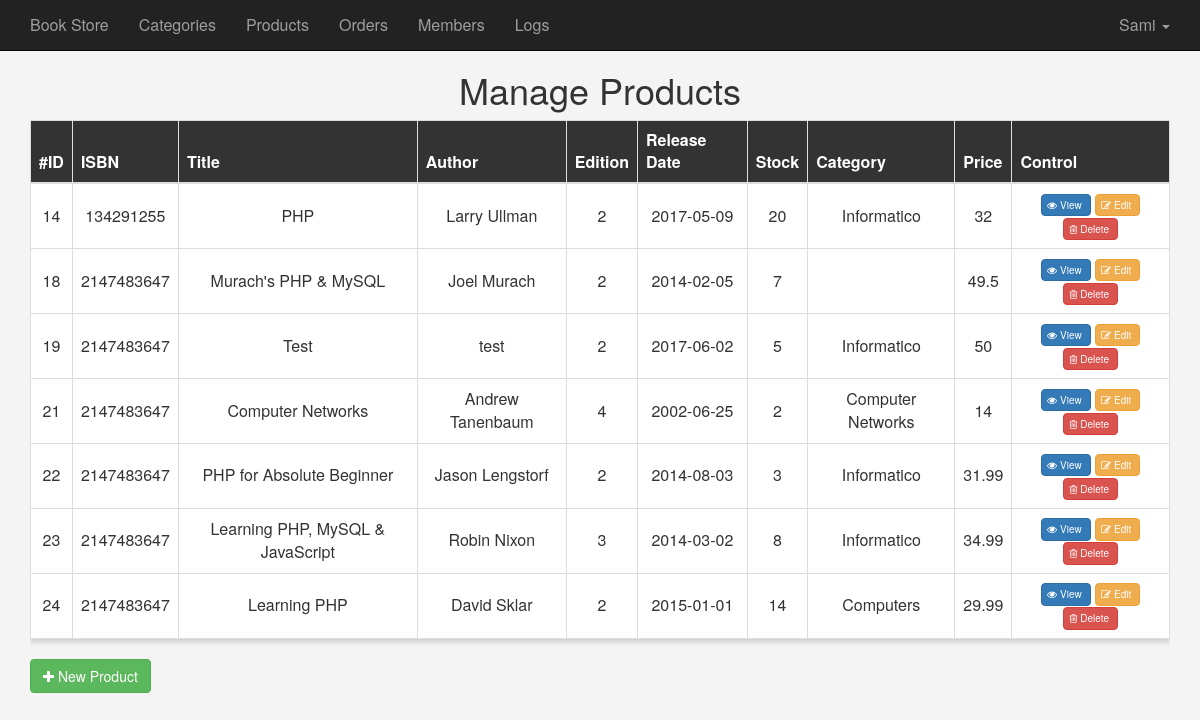
Page /admin/products.php (signed in) on the committed database.
### tables this page shows
CREATE TABLE `product` (
  `product_id` int(11) NOT NULL,
  `isbn` int(11) DEFAULT NULL,
  `title` varchar(45) DEFAULT NULL,
  `author` varchar(45) DEFAULT NULL,
  `edition` tinyint(2) DEFAULT NULL,
  `release_date` date DEFAULT NULL,
  `product_img` varchar(45) DEFAULT NULL,
  `stock` int(11) DEFAULT NULL,
  `publisher_id` int(11) NOT NULL,
  `price` float DEFAULT NULL
);

CREATE TABLE `category` (
  `category_id` int(11) NOT NULL,
  `category_name` varchar(45) DEFAULT NULL
);

### admin/includes/languages/english.php (called while the page is built)
<?php
function lang($phrase) {
	static $lang = array(
		'HOME_ADMIN' => 'Book Store',
		'CATEGORIES' => 'Categories',
		'ITEMS'		 => 'Products',
		'ORDERS' 	 => 'Orders',
		'MEMBERS'	 => 'Members',
		'LOGS'		 => 'Logs',
		'TOTAL MEMBERS' => 'Total Members',
		'TOTAL ITEMS'	=> 'Total Products',
		'NEW ORDERS'	=> 'New Orders',
		'TOTAL REVIEWS' => 'Total Comments',
		'MORE INFO'		=> 'More info',
		'LATEST USERS'  => 'Latest registerd users',
		'LATEST ITEMS' => 'Latest Products'
		);
	return $lang[$phrase];
}

### admin/products.php (the view, shortened to what this page needs)
<?php
if(isset($_SESSION['username'])) {
	include 'init.php';
	$do = isset($_GET['do']) ? $_GET['do'] : 'Manage';
	if ($do == 'Manage') {
			$sql = "SELECT product.product_id product_id, isbn, title, author, edition,release_date, stock, price, category.category_name AS category
			        FROM product
			        LEFT JOIN product_has_category ON product.product_id = product_has_category.product_id
			        LEFT JOIN category ON category.category_id = product_has_category.category_id";
			$stmt = $db->prepare($sql);
			$stmt->execute();
			$rows = $stmt->fetchAll(PDO::FETCH_ASSOC);
		?>
			<h1 class="text-center">Manage Products</h1>
			<div class="container">
				<div class="table-responsive">
					<table class="main-table table table-hover table-bordered text-center">
						<thead>
							<tr>
								<th>#ID</th>
								<th>ISBN</th>
								<th>Title</th>
								<th>Author</th>
								<th>Edition</th>
								<th>Release Date</th>
								<th>Stock</th>
								<th>Category</th>
								<th>Price</th>
								<th>Control</th>
							</tr>
						</thead>
						<tbody>
						<?php
							foreach($rows as $row) {
								echo "<tr>";
									echo "<td>" . $row['product_id']   .  "</td>";
									echo "<td>" . $row['isbn']  .  "</td>";
									echo "<td>" . $row['title']  .  "</td>";
									echo "<td>" . $row['author']  .  "</td>";
									echo "<td>" . $row['edition']  .  "</td>";
									echo "<td>" . $row['release_date']  .  "</td>";
									echo "<td>" . $row['stock']  .  "</td>";
									echo "<td>" . $row['category']  .  "</td>";
									echo "<td>" . $row['price']  .  "</td>";
									echo "<td>" .
										   '<a href="?do=View&prd_id='. $row['product_id'] . '" class="btn btn-primary"><i class="fa fa-eye"></i>View</a>
										    <a href="?do=Edit&prd_id='. $row['product_id'] . '" class="btn btn-warning"><i class="fa fa-edit"></i>Edit</a>
											<a href="?do=Delete&prd_id=' . $row['product_id'] . '" class="btn btn-danger confirm"><i class="fa fa-trash-o"></i>Delete</a>'
									   . "</td>";
								echo "</tr>";
							}
						 ?>
						</tbody>
					</table>
				</div>
				<a href="?do=Add" class="btn btn-success"><i class="fa fa-plus"></i> New Product</a>
			</div>
	<?php
	} elseif ($do == 'Update') {
	}
	include $tpl . 'footer.inc.php';
} else {
	header('Location: index.php');
	exit();
}

### admin/includes/templates/header.inc.php (shortened to what this page needs)
<!DOCTYPE html>
<html lang="en">
	<head>
		<link rel="stylesheet" href="<?php echo $css; ?>bootstrap.min.css">
 		<link rel="stylesheet" href="<?php echo $css; ?>font-awesome.min.css">
		<link rel="stylesheet" href="<?php echo $css; ?>admin.css">
	</head>
	<body>

### admin/init.php (shortened to what this page needs)
<?php
$tpl 	= 'includes/templates/';
$lang 	= 'includes/languages/';
$css 	= 'layout/css/';
  include $lang . 'english.php';
  include $tpl . 'header.inc.php';
  if (!isset($noNavbar)) { include $tpl . 'navbar.php'; }

### admin/includes/templates/navbar.php (shortened to what this page needs)
<nav class="navbar navbar-inverse navbar-fixed-top">
  <div class="container">
    <div class="navbar-header">
      <a class="navbar-brand" href="#"><?php echo lang('HOME_ADMIN'); ?></a>
    </div>
    <div id="app-nav" class="navbar-collapse collapse">
      <ul class="nav navbar-nav">
        <li><a href="categories.php"><?php echo lang('CATEGORIES'); ?></a></li>
        <li><a href="products.php"><?php echo lang('ITEMS'); ?></a></li>
        <li><a href="#"><?php echo lang('ORDERS'); ?></a></li>
        <li><a href="members.php"><?php echo lang('MEMBERS'); ?></a></li>
        <li><a href="#"><?php echo lang('LOGS'); ?></a></li>
      </ul>
      <ul class="nav navbar-nav navbar-right">
        <li class="dropdown">
          <a href="#" class="dropdown-toggle" data-toggle="dropdown" role="button" aria-haspopup="true" aria-expanded="false">Sami <span class="caret"></span></a>
        </li>
      </ul>
    </div>
  </div>
</nav>

### admin/includes/templates/footer.inc.php (shortened to what this page needs)
	</body>
</html>

### admin/layout/css/admin.css (style rules this page uses)
body { background-color: #f4f4f4; font-size: 16px; padding-top: 50px; }
.navbar { margin-bottom: 0; }
.navbar-brand { font-size: 1em; }
.main-table { box-shadow: 0 3px 5px #ccc; }
.main-table thead { background-color: #333; color: #fff; }
.main-table td { vertical-align: middle !important; background-color: #fff; }
.main-table .btn { padding: 3px 8px; font-size: 10px; }
.main-table .btn i { position: relative; top:0px; right: 3px; }

### rows in the picture
product: product "14", isbn "134291255", title "PHP", author "Larry Ullman", edition "2", release_date "2017-05-09", stock "20", category.category_name "Informatico", price "32"
product: product "18", isbn "2147483647", title "Murach's PHP & MySQL", author "Joel Murach", edition "2", release_date "2014-02-05", stock "7", price "49.5"
product: product "19", isbn "2147483647", title "Test", author "test", edition "2", release_date "2017-06-02", stock "5", category.category_name "Informatico", price "50"
product: product "21", isbn "2147483647", title "Computer Networks", author "Andrew Tanenbaum", edition "4", release_date "2002-06-25", stock "2", category.category_name "Computer Networks", price "14"
product: product "22", isbn "2147483647", title "PHP for Absolute Beginner", author "Jason Lengstorf", edition "2", release_date "2014-08-03", stock "3", category.category_name "Informatico", price "31.99"
product: product "23", isbn "2147483647", title "Learning PHP, MySQL & JavaScript", author "Robin Nixon", edition "3", release_date "2014-03-02", stock "8", category.category_name "Informatico", price "34.99"
product: product "24", isbn "2147483647", title "Learning PHP", author "David Sklar", edition "2", release_date "2015-01-01", stock "14", category.category_name "Computers", price "29.99"

### other values in the picture
lang('HOME_ADMIN') "Book Store"
lang('CATEGORIES') "Categories"
lang('ITEMS') "Products"
lang('ORDERS') "Orders"
lang('MEMBERS') "Members"
lang('LOGS') "Logs"
